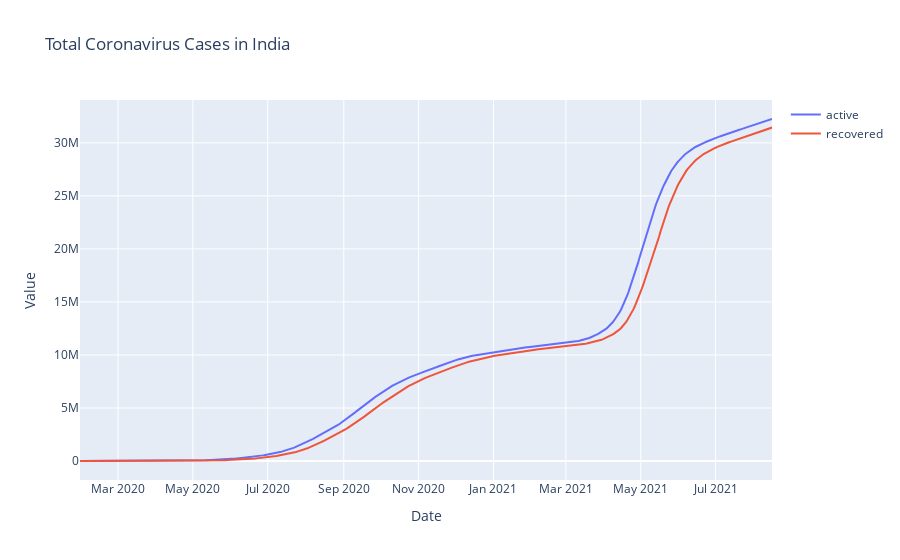

Notebook source saved alongside this figure:
### Code cell
fig = go.Figure()
fig.add_trace(go.Scatter(x=df['date'], y=df['totalactive'], name = 'active'))
fig.add_trace(go.Scatter(x=df['date'], y=df['totalrecovered'], name = 'recovered'))
fig.update_layout(title='Total Coronavirus Cases in India',
                   xaxis_title='Date',
                   yaxis_title='Value')
fig.show()

### Figure 1 — Plotly figure (JSON) as saved in the notebook; plotly's stock layout.template omitted (floating-point values rounded to 4 significant figures; data arrays with more than 128 entries replaced by an {"elided": "..."} marker saying what was removed)
{"data": [{"name": "active", "type": "scatter", "x": {"elided": "565 str values"}, "y": {"elided": "565 int values"}}, {"name": "recovered", "type": "scatter", "x": {"elided": "565 str values"}, "y": {"elided": "565 int values"}}], "layout": {"title": {"text": "Total Coronavirus Cases in India"}, "xaxis": {"title": {"text": "Date"}}, "yaxis": {"title": {"text": "Value"}}}}
